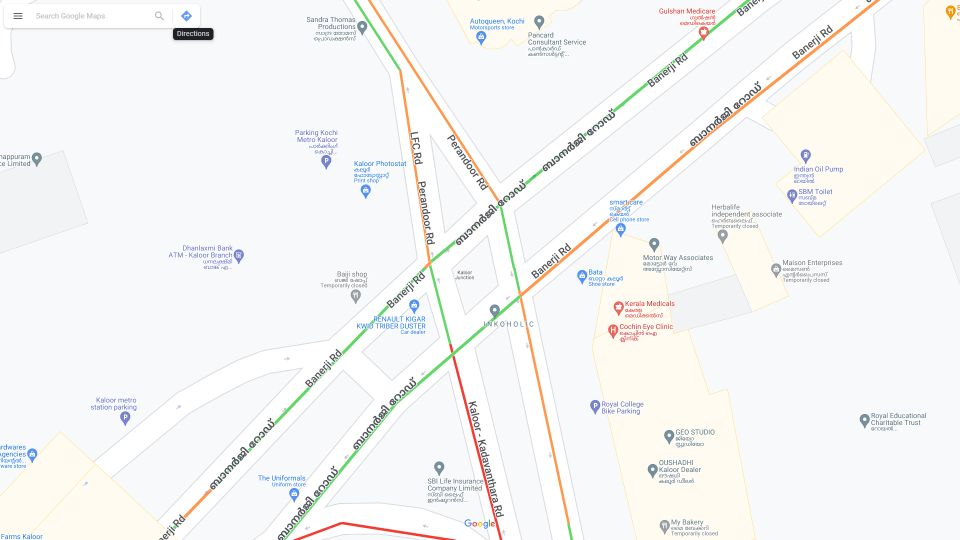
#> input picture image processing/google.jpg, 1920 x 1080 px (shown at 1/2 size)
$ python get_coordinate_of_range_of_colour.py
#> lines starting #> are read from the running program, lines starting #| are printed output that depends on the picture; after the words box and inside, x2 and y2 are one past the last pixel; in counts of white or black regions, pixels touching at a corner belong together
# import the necessary packages
import numpy as np
import cv2
img = "google.jpg"
image = cv2.imread(img)
#> image is the input picture: shape (1080, 1920, 3); mean B, G, R 244.4, 245.5, 245.5

# define the list of boundaries
# dark red
# red
# orange
# green
boundaries = [
	([20, 20, 100], [60, 60, 140]),
	([50, 60, 215], [90, 100, 255]),
	([60, 140, 215], [100, 180, 255]),
	([90, 160, 90], [140, 255, 140])
]

# loop over the boundaries
# x = 1
for (lower, upper) in boundaries:
	# create NumPy arrays from the boundaries
	lower = np.array(lower, dtype = "uint8")
	upper = np.array(upper, dtype = "uint8")
	# find the colors within the specified boundaries and apply
	# the mask
	mask = cv2.inRange(image, lower, upper)
	output = cv2.bitwise_and(image, image, mask = mask)
	# show the images
	# cv2.imwrite(str(x)+".jpg", output)
	# x += 1
	a = np.transpose(mask.nonzero())
	for x in a:
		print(x)
	print("End")
	cv2.namedWindow('image', cv2.WINDOW_NORMAL)
	cv2.resizeWindow('image', 800, 400)
	# cv2.imshow("image", output)
	cv2.imshow("image", np.hstack([image, output]))
	cv2.waitKey(0)
#> this loop made 4 passes
#> pass 1, `cv2.imshow("image", np.hstack([image, output]))`:
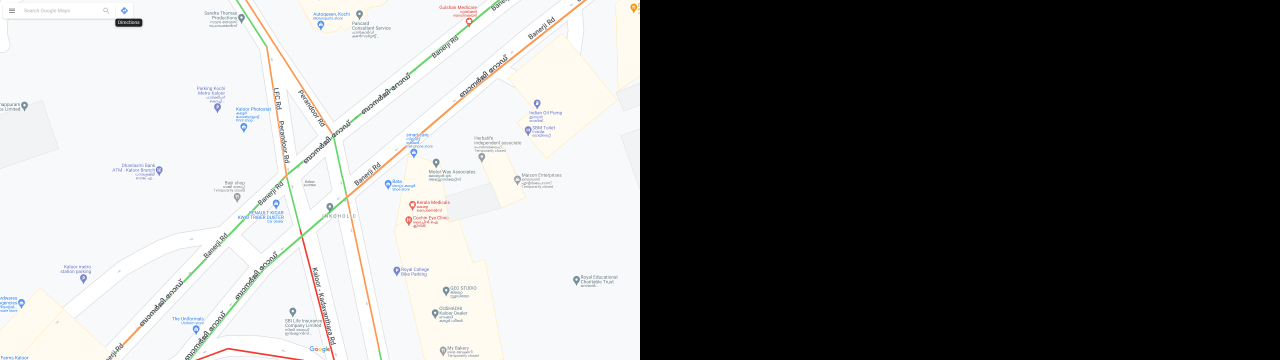
#> window 'image': shape (1080, 3840, 3) (shown at 1/3 size); mean B, G, R 122.2, 122.7, 122.7
#> pass 2, `mask = cv2.inRange(image, lower, upper)`:
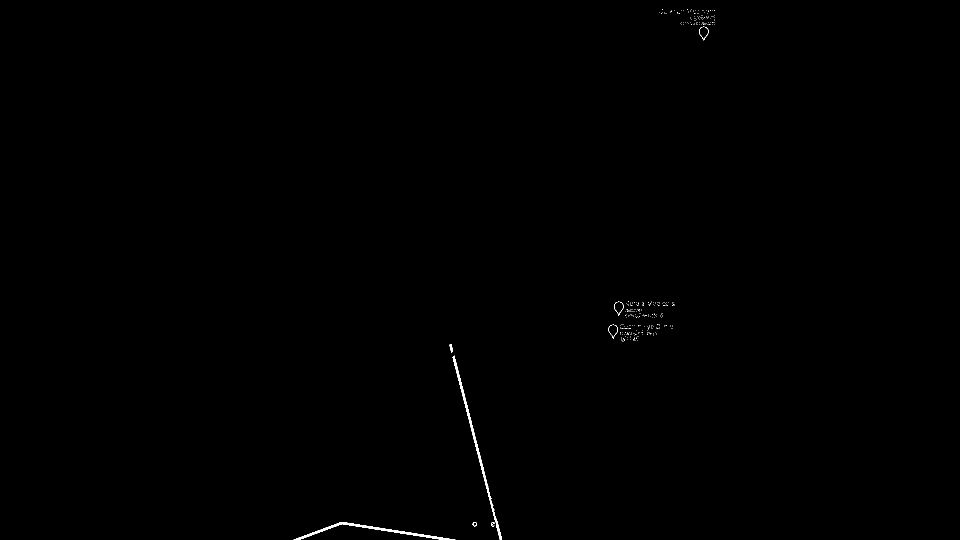
#> mask: shape (1080, 1920) (shown at 1/2 size); 0.18% white; 308 white regions (299 under 20 px), largest, box (x1, y1, x2, y2) and area: (905, 711, 1004, 1080) 1588, (587, 1044, 911, 1080) 1413, (899, 688, 906, 705) 71
